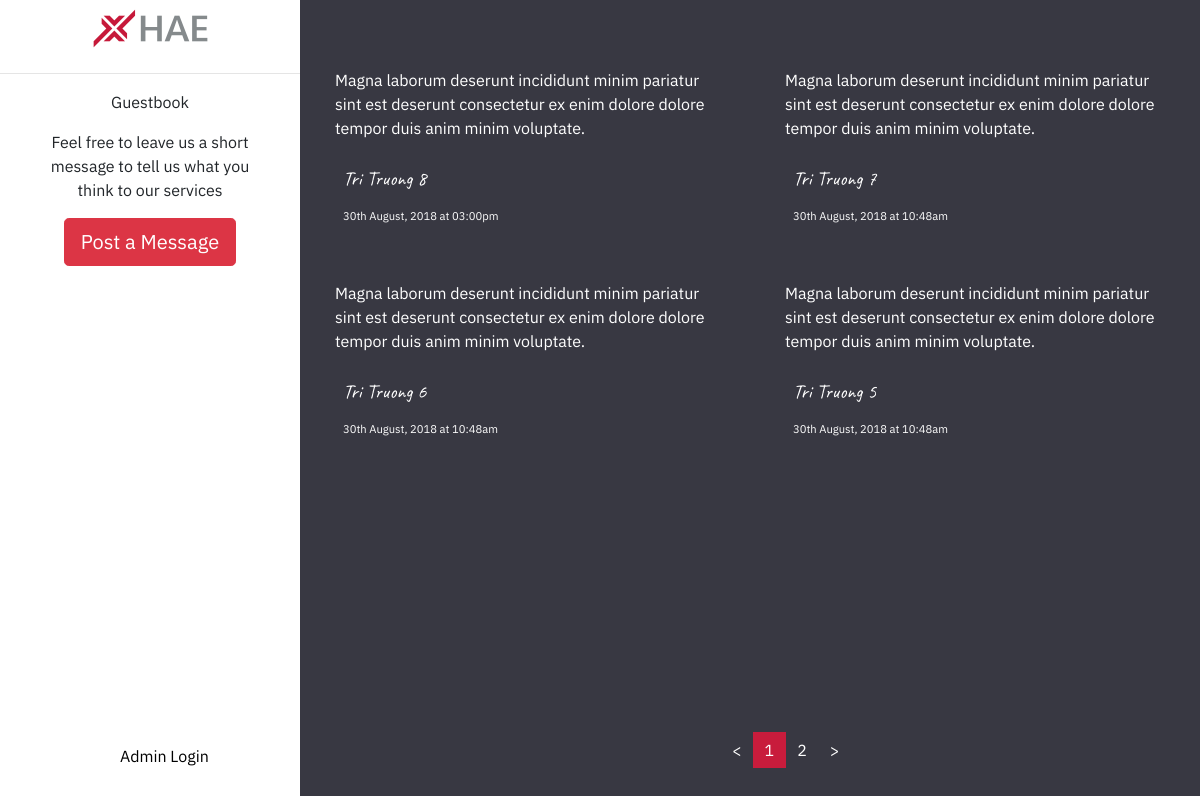
The page / on the database its author committed.
### tables this page shows
CREATE TABLE `posts` (
  `id` int(11) NOT NULL AUTO_INCREMENT,
  `name` varchar(200) DEFAULT NULL,
  `message` text,
  `create_date` datetime DEFAULT NULL,
  `update_date` datetime DEFAULT NULL,
  `del_flg` tinyint(4) DEFAULT NULL,
  PRIMARY KEY (`id`)
);

### index.php (called while the page is built)
<?php
require_once 'src/controller/Posts.php';
PostsController::index();

### src/model/Posts.php (called while the page is built, shortened)
<?php
class PostsModel
{
    private static $_conn = null;
    public function connect()
    {
        if (self::$_conn == null) {
            self::$_conn = new PDO("mysql:host=" . HOST . ";dbname=" . DB . ";charset=" . CHARSET, USER, PASS);
            self::$_conn->setAttribute(PDO::ATTR_EMULATE_PREPARES, false);
        }
        return self::$_conn;
    }
    public function getAll($page = 1)
    {
        $stmt = $this->connect()->prepare(SQL_SELECT_ALL);
        $stmt->execute(array(($page - 1) * PAGE_LIMIT, PAGE_LIMIT));
        return $stmt->fetchAll();
    }
    public function getTotalItems()
    {
        return $this->connect()->query(SQL_SELECT_TOTAL)->fetchColumn();
    }
}

### src/view/posts.php (the view, shortened to what this page needs)
<!DOCTYPE html>
<html>
    <?php require_once 'header.php' ?>
    <body>
        <form action="/" method="POST" name="form1" id="form1">
            <?php require_once 'sidebar.php' ?>
            <div class="page-content">
                <div class="w3-container">
                    <div class="py-5">
                        <div class="container">
                        <?php
                        foreach ($listPosts as $key => $item) {
                            if ($key % 2 == 0) {
                                echo '<div class="row">';
                            }
                            echo '
                            <div class="col-md-6"><div class="card"><div class="card-body">
                                <p class="card-text p-y-1">' . $item['message'] . '</p>
                                <div class="d-inline-block p-2">
                                    <label class="visitor">' . $item['name'] . '</label><br/>
                                    <label class="date-time">' . date('jS F, Y \a\t h:ia', strtotime($item['update_date'])) . '</label>
                                </div>
                                ' . ((isset($_SESSION["auth"]) && $_SESSION["auth"] === true) ?
                                '<div class="d-inline-block p-2">
                                    <a href="#" value="' . $item['id'] . '" class="edit" data-toggle="modal" data-target="#myModal"><i class="fa fa-edit"></i></a>
                                    <a href="#" value="' . $item['id'] . '" class="delete"><i class="fa fa-trash-alt"></i></a>
                                </div>' : '') . '
                            </div></div></div>';
                            if ($key % 2 == 1) {
                                echo '</div>';
                            }
                        }
                        ?>
                        </div>
                    </div>
                </div>
                <?php require_once 'footer.php' ?>
            </div>
        </form>
    </body>
</html>

### src/controller/Posts.php (shortened to what this page needs)
<?php
require_once 'src/model/Posts.php';
class PostsController
{
    public static function index()
    {
        $db = new PostsModel;
        $userDb = new UserModel;
        $p = isset($_GET['p']) ? intval($_GET['p']) : 1;
         $listPosts = $db->getAll($p);
         $totalItems = $db->getTotalItems();
         $totalPages = intval($totalItems/PAGE_LIMIT) + (($totalItems % PAGE_LIMIT != 0) ? 1: 0);
        if (isset($_POST['mode'])) {
            switch ($_POST['mode']) {
                case 'add':
                    $data = array(null, $_POST['name'], $_POST['message'], date('Y-m-d H:i:s'), date('Y-m-d H:i:s'), 0);
                    $db->add($data);
                    include_once 'src/view/posts.php';
                    break;
                case 'delete':
                    if ($_SESSION["auth"] === true) {
                        $db->delete($_POST['id']);
                    }
                     include_once 'src/view/posts.php';
                    break;
                case 'edit_form':
                    $get = $db->get($_POST['id']);
                    echo json_encode(['id' => $get['id'], 'name' => $get['name'], 'message' => $get['message']]);
                    break;
                case 'edit':
                    if ($_SESSION["auth"] === true) {
                        $data = array($_POST['name'], $_POST['message'], date('Y-m-d H:i:s'), $_POST['id']);
                        $db->update($data);
                    }
                    include_once 'src/view/posts.php';
                    break;
                case 'login':
                    $_SESSION["auth"] = $userDb->checkAuth($_POST['username'], $_POST['password']);
                    include_once 'src/view/posts.php';
                    break;
                case 'logout':
                    unset($_SESSION["auth"]);
                    include_once 'src/view/posts.php';
                    break;
            }
        } else {
            include_once 'src/view/posts.php';
        }
    }
}

### src/view/header.php (shortened to what this page needs)
<head>
    <link rel="stylesheet" href="https://use.fontawesome.com/releases/v5.2.0/css/all.css">
    <link rel="stylesheet" href="https://maxcdn.bootstrapcdn.com/bootstrap/4.0.0/css/bootstrap.min.css">
    <link rel="stylesheet" href="res/css/posts.css">
</head>

### src/view/sidebar.php
<div class="w3-sidebar w3-bar-block">
    <img src="res/img/logo-hae-group.png" />
    <hr>
    <p>Guestbook</p>
    <p>Feel free to leave us a short<br />message to tell us what you<br />think to our services</p>
    <a href="#" id="add-guest-book" data-toggle="modal" data-target="#myModal"><button type="button" class="btn btn-danger btn-lg">Post a Message</button></a>
    <?php
    if (isset($_SESSION["auth"]) && $_SESSION["auth"] === true) {
        echo '<a href="#" class="authenticate" id ="admin-logout">Logout</a>';
    } else {
        echo '<a href="#" class="authenticate" id ="admin-login" data-toggle="modal" data-target="#modalLoginForm">Admin Login</a>';
    }
    ?>
    </div>

### src/view/footer.php
<div class="footer">
    <ul class="pagination">
    <?php
    if ($totalPages > 1) {
        echo '<li class="page-item"><a class="page-link" href="/?p=' . (($p-1 > 0) ? ($p-1) : 1) . '"><</a></li>';
        for ($i = 1; $i <= $totalPages; $i++) {
            if ($i == $p) {
                echo '<li class="page-item active"><a class="page-link" href="/?p=' . ($i) . '">' . ($i) . '</a></li>';
            } else {
                echo '<li class="page-item"><a class="page-link" href="/?p=' . ($i) . '">' . ($i) . '</a></li>';
            }
        }
        echo '<li class="page-item"><a class="page-link" href="/?p=' . (($p+1 < $totalPages) ? ($p+1) : $totalPages) . '">></a></li>';
    }
    ?>
    </ul>
</div>

### res/css/posts.css (style rules this page uses)
.card { background-color: transparent; border: none; color: white; }
body { font-family: 'IBM Plex Sans', sans-serif; }
.visitor { font-family: 'Caveat', cursive; font-size: 20px; }
.footer { position: fixed; left: 60%; bottom: 2%; width: 100%; color: white; text-align: center; background-color: none; }
.page-link { background-color: transparent; border: none; color: white; }
#admin-login { left: 10%; position: fixed; bottom: 4%; color: black; }
.w3-sidebar { height: 100%; background-color: #fff; position: fixed !important; z-index: 1; overflow: auto; width:25%; text-align: center; }
.date-time { font-size: 70%; }
.w3-container { background-color: #383842; min-height: 100vh; }
.page-content { margin-left:25%; }
.page-item.active .page-link { background-color: #C81C3C; border-color: none; }

### rows shown on the page
posts: message "Magna laborum deserunt incididunt minim pariatur sint est deserunt consectetur ex enim dolore dolore tempor duis anim minim voluptate.", name "Tri Truong 8", update_date "30th August, 2018 at 03:00pm"
posts: message "Magna laborum deserunt incididunt minim pariatur sint est deserunt consectetur ex enim dolore dolore tempor duis anim minim voluptate.", name "Tri Truong 7", update_date "30th August, 2018 at 10:48am"
posts: message "Magna laborum deserunt incididunt minim pariatur sint est deserunt consectetur ex enim dolore dolore tempor duis anim minim voluptate.", name "Tri Truong 6", update_date "30th August, 2018 at 10:48am"
posts: message "Magna laborum deserunt incididunt minim pariatur sint est deserunt consectetur ex enim dolore dolore tempor duis anim minim voluptate.", name "Tri Truong 5", update_date "30th August, 2018 at 10:48am"
